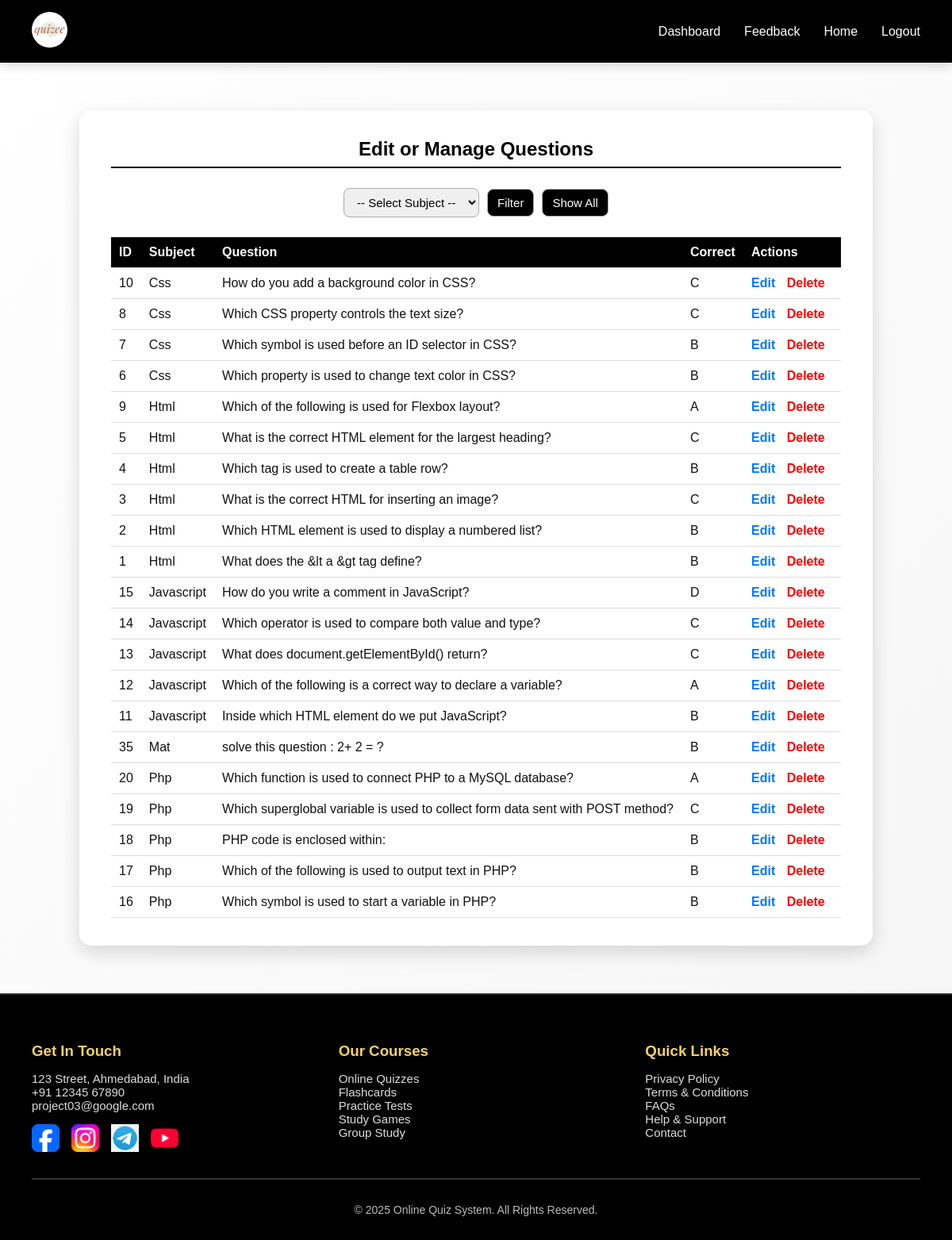
Page /edit-questions.php on the committed database.
### tables this page shows
CREATE TABLE `quiz_questions` (
  `id` int(11) NOT NULL,
  `subject` varchar(50) NOT NULL,
  `question` text NOT NULL,
  `optionA` varchar(255) NOT NULL,
  `optionB` varchar(255) NOT NULL,
  `optionC` varchar(255) NOT NULL,
  `optionD` varchar(255) NOT NULL,
  `correct` char(1) NOT NULL
);

### edit-questions.php (the view, shortened to what this page needs)
<?php
$con = new mysqli("localhost","root","","quize");
$selectedSubject = isset($_GET['subject']) ? $_GET['subject'] : "";
$sql = "SELECT * FROM quiz_questions";
$sql .= " ORDER BY subject, id DESC";
$questions = $con->query($sql);
?>
<!DOCTYPE html>
<html lang="en">
<head>
</head>
<body>
<nav class="navbar">
  <div class="logo"><img src="img/logo.png" alt="Logo"></div>
  <ul class="nav-links">
      <li><a href="teacher-deshbord.php">Dashboard</a></li>
      <li><a href="feedback-add.php">Feedback</a></li>
       <li><a href="teacher-home.php">Home</a></li>
      <li><a href="index.php">Logout</a></li>
  </ul>
</nav>
<div class="container">
  <h2>Edit or Manage Questions</h2>
  <form class="filter-form" method="GET">
      <select name="subject">
          <option value="">-- Select Subject --</option>
      </select>
      <button type="submit">Filter</button>
      <a href="edit-questions.php" style="text-decoration:none;"><button type="button">Show All</button></a>
  </form>
  <table>
      <tr>
          <th>ID</th>
          <th>Subject</th>
          <th>Question</th>
          <th>Correct</th>
          <th>Actions</th>
      </tr>
      <?php if($questions && $questions->num_rows>0): ?>
          <?php while($row = $questions->fetch_assoc()): ?>
              <tr>
                  <td><?= $row['id'] ?></td>
                  <td><?= htmlspecialchars($row['subject']) ?></td>
                  <td><?= htmlspecialchars($row['question']) ?></td>
                  <td><?= htmlspecialchars($row['correct']) ?></td>
                  <td>
                      <a href="?subject=<?= urlencode($selectedSubject) ?>&edit_id=<?= $row['id'] ?>">Edit</a>
                      <a href="?subject=<?= urlencode($selectedSubject) ?>&delete_id=<?= $row['id'] ?>" class="delete" onclick="return confirm('Are you sure to delete this question?')">Delete</a>
                  </td>
              </tr>
          <?php endwhile; ?>
      <?php else: ?>
          <tr><td colspan="5" style="text-align:center;">No questions found.</td></tr>
      <?php endif; ?>
  </table>
</div>
<footer>
  <div style="max-width:1200px;margin:auto;display:flex;flex-wrap:wrap;justify-content:space-between;gap:40px;">
    <div style="flex:1;min-width:250px;">
      <h3>Get In Touch</h3>
      <p>123 Street, Ahmedabad, India</p>
      <p>+91 12345 67890</p>
      <p>project03@google.com</p>
      <div class="socials">
        <a href="#"><img src="img/face.png" alt="Facebook"></a>
        <a href="#"><img src="img/inst.png" alt="Instagram"></a>
        <a href="#"><img src="img/tele.png" alt="Telegram"></a>
        <a href="#"><img src="img/You.png" alt="YouTube"></a>
      </div>
    </div>
    <div style="flex:1;min-width:200px;">
      <h3>Our Courses</h3>
      <p><a href="#">Online Quizzes</a></p>
      <p><a href="#">Flashcards</a></p>
      <p><a href="#">Practice Tests</a></p>
      <p><a href="#">Study Games</a></p>
      <p><a href="#">Group Study</a></p>
    </div>
    <div style="flex:1;min-width:200px;">
      <h3>Quick Links</h3>
      <p><a href="#">Privacy Policy</a></p>
      <p><a href="#">Terms & Conditions</a></p>
      <p><a href="#">FAQs</a></p>
      <p><a href="#">Help & Support</a></p>
      <p><a href="#">Contact</a></p>
    </div>
  </div>
  <hr>
  <p class="copy">&copy; 2025 Online Quiz System. All Rights Reserved.</p>
</footer>
</body>
</html>

### edit-questions.php (style rules this page uses)
:root { --bg-light: #ffffff; --bg-dark: #f5f5f5; --text-dark: #111; --text-light: #fff; --accent: #000; --shadow: rgba(0,0,0,0.15); }
* { margin: 0; padding: 0; box-sizing: border-box; font-family: "Poppins", sans-serif; }
body { background: linear-gradient(135deg, var(--bg-light), var(--bg-dark)); min-height: 100vh; display: flex; flex-direction: column; color: var(--text-dark); }
nav.navbar { background: var(--accent); padding: 15px 40px; display: flex; justify-content: space-between; align-items: center; box-shadow: 0 4px 12px var(--shadow); }
nav .logo img { width: 45px; height: 45px; border-radius: 50%; }
nav .nav-links { list-style: none; display: flex; gap: 30px; }
nav .nav-links li a { text-decoration: none; color: var(--text-light); font-weight: 500; transition: 0.3s; }
.container { flex: 1; width: 90%; max-width: 1000px; margin: 60px auto; background: var(--bg-light); border-radius: 15px; padding: 35px 40px; box-shadow: 0 8px 25px var(--shadow); }
.container h2 { text-align: center; margin-bottom: 25px; color: var(--accent); border-bottom: 2px solid #000; padding-bottom: 8px; font-weight: 600; }
form { display: grid; gap: 15px; margin-bottom: 30px; }
form input, form textarea, select { padding: 10px; border: 1px solid #aaa; border-radius: 8px; font-size: 15px; }
form button { background: var(--accent); color: #fff; border: none; padding: 12px; border-radius: 8px; cursor: pointer; transition: 0.3s; font-weight: 500; }
.filter-form { display:flex; gap:10px; align-items:center; margin-bottom:25px; justify-content:center; }
.filter-form select, .filter-form button { padding:8px 12px; border-radius:8px; border:1px solid #aaa; font-size:15px; }
.filter-form button { background:#000; color:#fff; cursor:pointer; transition:0.3s; }
table { width: 100%; border-collapse: collapse; }
th, td { padding: 10px; border-bottom: 1px solid #ddd; text-align: left; }
th { background: #000; color: #fff; }
td a { color: #0077ff; text-decoration: none; font-weight: bold; margin-right: 10px; }
td a.delete { color: red; }
footer { background: #000; color: #fff; padding: 60px 40px 30px; border-top: 2px solid #333; }
footer h3 { color: #f6d365; margin-bottom: 15px; }
footer p, footer a { color: #ddd; font-size: 15px; text-decoration: none; transition: 0.3s; }
footer .socials { margin-top: 15px; display: flex; gap: 15px; align-items: center; }
footer .socials img { width: 35px; transition: 0.3s; }
hr { margin: 30px 0; border: 0.5px solid #ffffff33; }
footer p.copy { text-align: center; margin-top: 15px; color: #bbb; font-size: 14px; }

### rows in the picture
quiz_questions: id "10", subject "Css", question "How do you add a background color in CSS?", correct "C"
quiz_questions: id "8", subject "Css", question "Which CSS property controls the text size?", correct "C"
quiz_questions: id "7", subject "Css", question "Which symbol is used before an ID selector in CSS?", correct "B"
quiz_questions: id "6", subject "Css", question "Which property is used to change text color in CSS?", correct "B"
quiz_questions: id "9", subject "Html", question "Which of the following is used for Flexbox layout?", correct "A"
quiz_questions: id "5", subject "Html", question "What is the correct HTML element for the largest heading?", correct "C"
quiz_questions: id "4", subject "Html", question "Which tag is used to create a table row?", correct "B"
quiz_questions: id "3", subject "Html", question "What is the correct HTML for inserting an image?", correct "C"
quiz_questions: id "2", subject "Html", question "Which HTML element is used to display a numbered list?", correct "B"
quiz_questions: id "1", subject "Html", question "What does the &lt a &gt tag define?", correct "B"
quiz_questions: id "15", subject "Javascript", question "How do you write a comment in JavaScript?", correct "D"
quiz_questions: id "14", subject "Javascript", question "Which operator is used to compare both value and type?", correct "C"
quiz_questions: id "13", subject "Javascript", question "What does document.getElementById() return?", correct "C"
quiz_questions: id "12", subject "Javascript", question "Which of the following is a correct way to declare a variable?", correct "A"
quiz_questions: id "11", subject "Javascript", question "Inside which HTML element do we put JavaScript?", correct "B"
quiz_questions: id "35", subject "Mat", question "solve this question : 2+ 2 = ?", correct "B"
quiz_questions: id "20", subject "Php", question "Which function is used to connect PHP to a MySQL database?", correct "A"
quiz_questions: id "19", subject "Php", question "Which superglobal variable is used to collect form data sent with POST method?", correct "C"
quiz_questions: id "18", subject "Php", question "PHP code is enclosed within:", correct "B"
quiz_questions: id "17", subject "Php", question "Which of the following is used to output text in PHP?", correct "B"
quiz_questions: id "16", subject "Php", question "Which symbol is used to start a variable in PHP?", correct "B"
